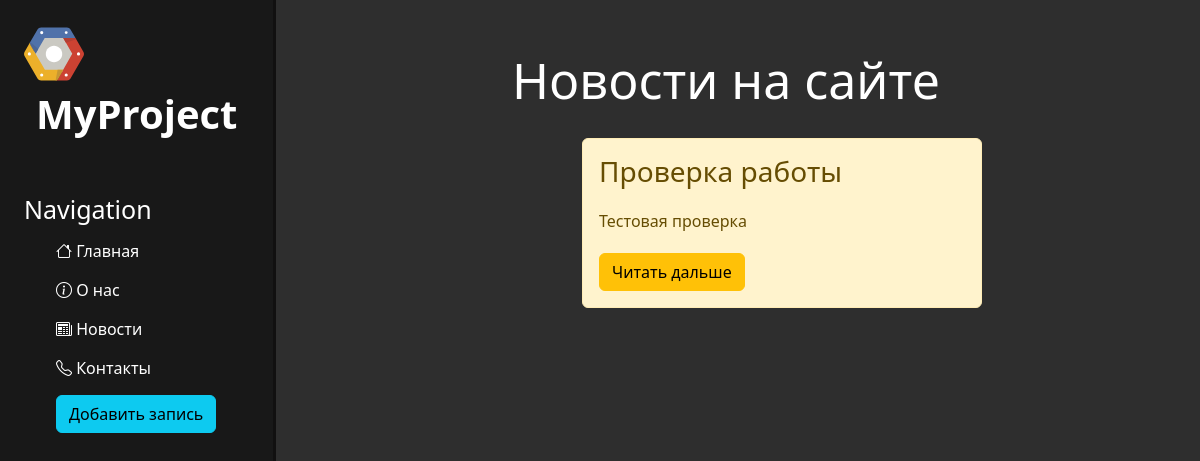
Before: /news/ with the older database file.
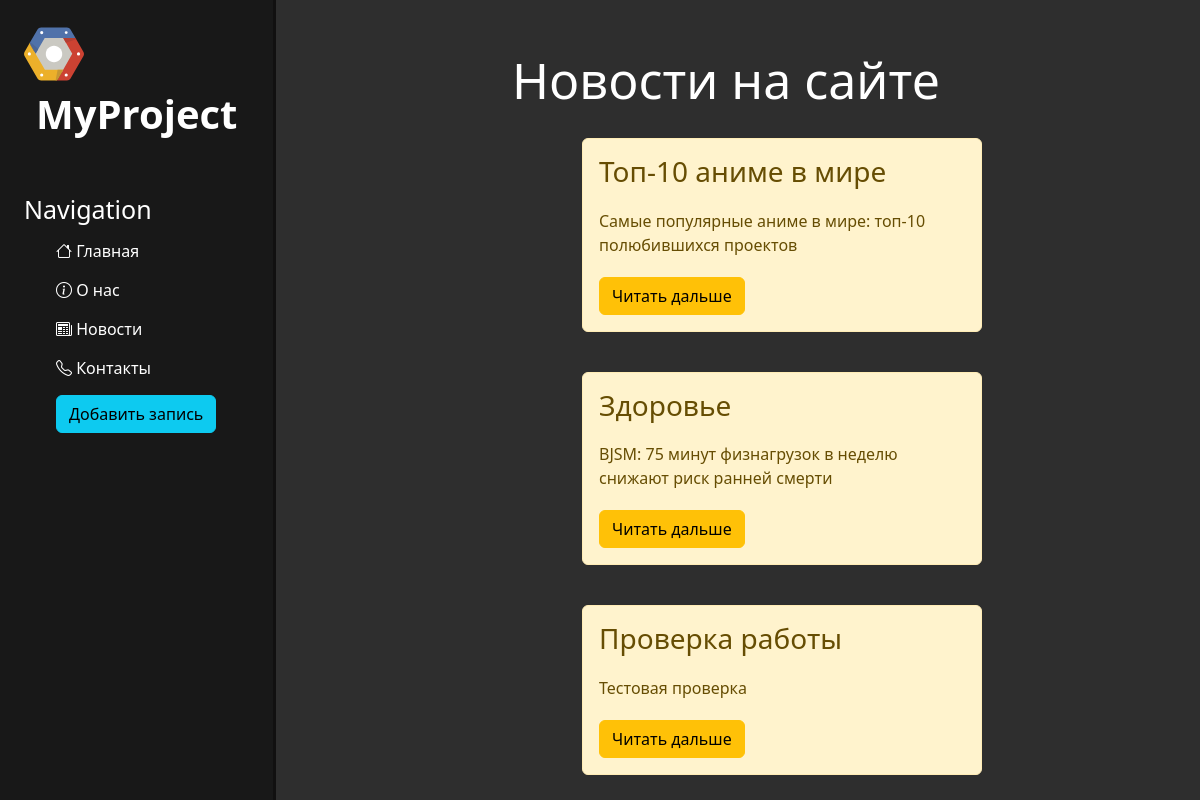
After: the same page with the newer database file.
### news/models.py (models this page shows, shortened)
class Articles(models.Model):
    title = models.CharField('Название', max_length=50)
    anons = models.CharField('Анонс', max_length=250)
    full_text = models.TextField('Статья')
    date = models.DateTimeField('Дата публикации')
    class Meta:
        verbose_name = 'Новость'
        verbose_name_plural = 'Новости'

### news/views.py (the view)
# urls.py: path('', views.news_home, name='news_home'),
def news_home(request):
    news = Articles.objects.order_by('-date')
    return render(request, 'news/news_home.html', {'news': news})

### news/templates/news/news_home.html (shortened to what this page needs)
{% extends 'myapp/base.html' %}
{% block content %}
<div class="features">
    <h1>Новости на сайте</h1>
    {% if news %}
    {% for i in news %}
    <div class="alert alert-warning">
        <h3>{{ i.title }}</h3>
        <p>{{ i.anons }}</p>
        <a href="{% url 'news-detail' i.id %}" class="btn btn-warning">Читать дальше</a>
    </div>
    {% endfor %}
    {% else %}
    <p>У вас нет записей</p>
    {% endif %}
</div>
{% endblock %}

Changed rows visible on the page:
added Articles: title "Топ-10 аниме в мире", anons "Самые популярные аниме в мире: топ-10 полюбившихся проектов"
added Articles: title "Здоровье", anons "BJSM: 75 минут физнагрузок в неделю снижают риск ранней смерти"
